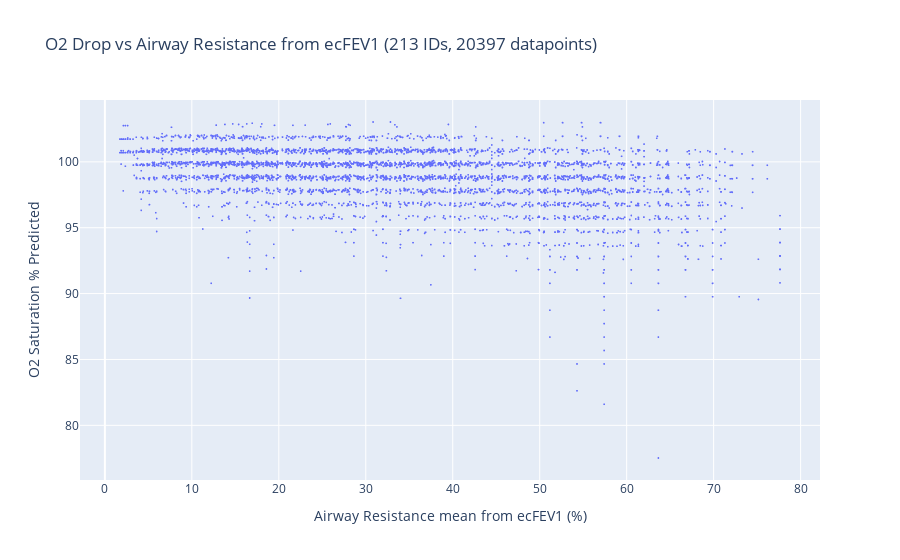

The cell this chart's notebook holds for it:
### Code cell
# Plot Airway resistance vs O2 drop
title = f"O2 Drop vs Airway Resistance from ecFEV1 ({df.ID.nunique()} IDs, {len(df)} datapoints)"
fig = px.scatter(
    df,
    # x="Airway Resistance from ecFEV1 binned (%)",
    x="Airway Resistance mean from ecFEV1 (%)",
    y="O2 Saturation % Predicted",
    # y="Drop from Healthy O2 Saturation (%)",
    title=title,
)
# Reduce marker size
fig.update_traces(marker=dict(size=2))
fig.show()
fig.write_image(f"{plotsdir}{title}.pdf")
# 100% is about 98 for females and 97.4 for males
# Hence, threshold at 95% => 3-3.5% drop in O2 Saturation => 96.5-97% O2 Saturation

### Figure 1 — Plotly figure (JSON) as saved in the notebook; plotly's stock layout.template omitted (floating-point values rounded to 4 significant figures; data arrays with more than 128 entries replaced by an {"elided": "..."} marker saying what was removed)
{"data": [{"hovertemplate": "Airway Resistance mean from ecFEV1 (%)=%{x}<br>O2 Saturation % Predicted=%{y}<extra></extra>", "legendgroup": "", "marker": {"color": "#636efa", "size": 2, "symbol": "circle"}, "mode": "markers", "name": "", "showlegend": false, "type": "scattergl", "x": {"elided": "20397 float values"}, "xaxis": "x", "y": {"elided": "20397 float values"}, "yaxis": "y"}], "layout": {"legend": {"tracegroupgap": 0}, "title": {"text": "O2 Drop vs Airway Resistance from ecFEV1 (213 IDs, 20397 datapoints)"}, "xaxis": {"anchor": "y", "domain": [0, 1], "title": {"text": "Airway Resistance mean from ecFEV1 (%)"}}, "yaxis": {"anchor": "x", "domain": [0, 1], "title": {"text": "O2 Saturation % Predicted"}}}}
